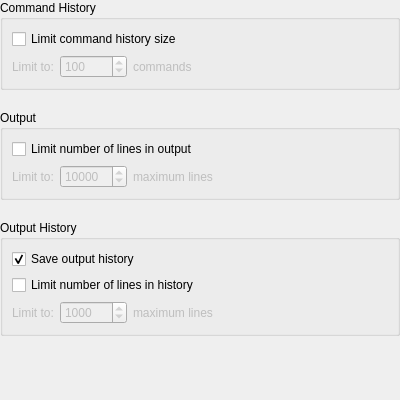
<?xml version="1.0" encoding="UTF-8"?>
<ui version="4.0">
 <class>SettingsHistory</class>
 <widget class="QWidget" name="SettingsHistory">
  <property name="geometry">
   <rect>
    <x>0</x>
    <y>0</y>
    <width>400</width>
    <height>400</height>
   </rect>
  </property>
  <property name="windowTitle">
   <string>History</string>
  </property>
  <layout class="QVBoxLayout" name="verticalLayout">
   <property name="spacing">
    <number>20</number>
   </property>
   <property name="leftMargin">
    <number>0</number>
   </property>
   <property name="topMargin">
    <number>0</number>
   </property>
   <property name="rightMargin">
    <number>0</number>
   </property>
   <property name="bottomMargin">
    <number>0</number>
   </property>
   <item>
    <widget class="QGroupBox" name="groupBox">
     <property name="title">
      <string>Command History</string>
     </property>
     <layout class="QVBoxLayout" name="verticalLayout_2">
      <item>
       <widget class="QCheckBox" name="InputHistoryLimit">
        <property name="text">
         <string>Limit command history size</string>
        </property>
       </widget>
      </item>
      <item>
       <widget class="QWidget" name="inputHistoryGroup" native="true">
        <property name="enabled">
         <bool>false</bool>
        </property>
        <layout class="QHBoxLayout" name="commandsGroup">
         <property name="leftMargin">
          <number>0</number>
         </property>
         <property name="topMargin">
          <number>0</number>
         </property>
         <property name="rightMargin">
          <number>0</number>
         </property>
         <property name="bottomMargin">
          <number>0</number>
         </property>
         <item>
          <widget class="QLabel" name="label">
           <property name="text">
            <string>Limit to:</string>
           </property>
          </widget>
         </item>
         <item>
          <widget class="QSpinBox" name="InputHistoryLines">
           <property name="maximum">
            <number>999999</number>
           </property>
           <property name="value">
            <number>100</number>
           </property>
          </widget>
         </item>
         <item>
          <widget class="QLabel" name="InputHistory_label">
           <property name="sizePolicy">
            <sizepolicy hsizetype="Preferred" vsizetype="Preferred">
             <horstretch>1</horstretch>
             <verstretch>0</verstretch>
            </sizepolicy>
           </property>
           <property name="text">
            <string>commands</string>
           </property>
          </widget>
         </item>
        </layout>
       </widget>
      </item>
     </layout>
    </widget>
   </item>
   <item>
    <widget class="QGroupBox" name="groupBox_2">
     <property name="title">
      <string>Output</string>
     </property>
     <layout class="QVBoxLayout" name="verticalLayout_3">
      <item>
       <widget class="QCheckBox" name="OutputLimit">
        <property name="text">
         <string>Limit number of lines in output</string>
        </property>
       </widget>
      </item>
      <item>
       <widget class="QWidget" name="outputGroup" native="true">
        <property name="enabled">
         <bool>false</bool>
        </property>
        <layout class="QHBoxLayout" name="_2">
         <property name="leftMargin">
          <number>0</number>
         </property>
         <property name="topMargin">
          <number>0</number>
         </property>
         <property name="rightMargin">
          <number>0</number>
         </property>
         <property name="bottomMargin">
          <number>0</number>
         </property>
         <item>
          <widget class="QLabel" name="label_2">
           <property name="text">
            <string>Limit to:</string>
           </property>
          </widget>
         </item>
         <item>
          <widget class="QSpinBox" name="OutputLines">
           <property name="minimum">
            <number>100</number>
           </property>
           <property name="maximum">
            <number>999999</number>
           </property>
           <property name="value">
            <number>10000</number>
           </property>
          </widget>
         </item>
         <item>
          <widget class="QLabel" name="Output_label">
           <property name="sizePolicy">
            <sizepolicy hsizetype="Preferred" vsizetype="Preferred">
             <horstretch>1</horstretch>
             <verstretch>0</verstretch>
            </sizepolicy>
           </property>
           <property name="text">
            <string>maximum lines</string>
           </property>
          </widget>
         </item>
        </layout>
       </widget>
      </item>
     </layout>
    </widget>
   </item>
   <item>
    <widget class="QGroupBox" name="groupBox_3">
     <property name="title">
      <string>Output History</string>
     </property>
     <layout class="QVBoxLayout" name="verticalLayout_4">
      <item>
       <widget class="QCheckBox" name="OutputHistoryEnabled">
        <property name="text">
         <string>Save output history</string>
        </property>
        <property name="checked">
         <bool>true</bool>
        </property>
       </widget>
      </item>
      <item>
       <widget class="QCheckBox" name="OutputHistoryLimit">
        <property name="text">
         <string>Limit number of lines in history</string>
        </property>
       </widget>
      </item>
      <item>
       <widget class="QWidget" name="outputHistoryGroup" native="true">
        <property name="enabled">
         <bool>false</bool>
        </property>
        <layout class="QHBoxLayout" name="historyGroup">
         <property name="leftMargin">
          <number>0</number>
         </property>
         <property name="topMargin">
          <number>0</number>
         </property>
         <property name="rightMargin">
          <number>0</number>
         </property>
         <property name="bottomMargin">
          <number>0</number>
         </property>
         <item>
          <widget class="QLabel" name="OutputHistory_before">
           <property name="text">
            <string>Limit to:</string>
           </property>
          </widget>
         </item>
         <item>
          <widget class="QSpinBox" name="OutputHistoryLines">
           <property name="maximum">
            <number>999999</number>
           </property>
           <property name="value">
            <number>1000</number>
           </property>
          </widget>
         </item>
         <item>
          <widget class="QLabel" name="OutputHistory_label">
           <property name="sizePolicy">
            <sizepolicy hsizetype="Preferred" vsizetype="Preferred">
             <horstretch>1</horstretch>
             <verstretch>0</verstretch>
            </sizepolicy>
           </property>
           <property name="text">
            <string>maximum lines</string>
           </property>
          </widget>
         </item>
        </layout>
       </widget>
      </item>
     </layout>
    </widget>
   </item>
   <item>
    <spacer name="verticalSpacer">
     <property name="orientation">
      <enum>Qt::Orientation::Vertical</enum>
     </property>
     <property name="sizeHint" stdset="0">
      <size>
       <width>20</width>
       <height>10</height>
      </size>
     </property>
    </spacer>
   </item>
  </layout>
 </widget>
 <resources/>
 <connections>
  <connection>
   <sender>OutputHistoryEnabled</sender>
   <signal>toggled(bool)</signal>
   <receiver>OutputHistoryLimit</receiver>
   <slot>setEnabled(bool)</slot>
   <hints>
    <hint type="sourcelabel">
     <x>199</x>
     <y>97</y>
    </hint>
    <hint type="destinationlabel">
     <x>203</x>
     <y>261</y>
    </hint>
   </hints>
  </connection>
  <connection>
   <sender>InputHistoryLimit</sender>
   <signal>toggled(bool)</signal>
   <receiver>inputHistoryGroup</receiver>
   <slot>setEnabled(bool)</slot>
   <hints>
    <hint type="sourcelabel">
     <x>203</x>
     <y>160</y>
    </hint>
    <hint type="destinationlabel">
     <x>199</x>
     <y>187</y>
    </hint>
   </hints>
  </connection>
  <connection>
   <sender>OutputLimit</sender>
   <signal>toggled(bool)</signal>
   <receiver>outputGroup</receiver>
   <slot>setEnabled(bool)</slot>
   <hints>
    <hint type="sourcelabel">
     <x>203</x>
     <y>209</y>
    </hint>
    <hint type="destinationlabel">
     <x>199</x>
     <y>236</y>
    </hint>
   </hints>
  </connection>
  <connection>
   <sender>OutputHistoryLimit</sender>
   <signal>toggled(bool)</signal>
   <receiver>outputHistoryGroup</receiver>
   <slot>setEnabled(bool)</slot>
   <hints>
    <hint type="sourcelabel">
     <x>90</x>
     <y>131</y>
    </hint>
    <hint type="destinationlabel">
     <x>199</x>
     <y>288</y>
    </hint>
   </hints>
  </connection>
  <connection>
   <sender>OutputHistoryEnabled</sender>
   <signal>toggled(bool)</signal>
   <receiver>OutputHistoryLines</receiver>
   <slot>setEnabled(bool)</slot>
   <hints>
    <hint type="sourcelabel">
     <x>203</x>
     <y>233</y>
    </hint>
    <hint type="destinationlabel">
     <x>105</x>
     <y>281</y>
    </hint>
   </hints>
  </connection>
  <connection>
   <sender>OutputHistoryEnabled</sender>
   <signal>toggled(bool)</signal>
   <receiver>OutputHistory_before</receiver>
   <slot>setEnabled(bool)</slot>
   <hints>
    <hint type="sourcelabel">
     <x>203</x>
     <y>233</y>
    </hint>
    <hint type="destinationlabel">
     <x>39</x>
     <y>281</y>
    </hint>
   </hints>
  </connection>
  <connection>
   <sender>OutputHistoryEnabled</sender>
   <signal>toggled(bool)</signal>
   <receiver>OutputHistory_label</receiver>
   <slot>setEnabled(bool)</slot>
   <hints>
    <hint type="sourcelabel">
     <x>203</x>
     <y>233</y>
    </hint>
    <hint type="destinationlabel">
     <x>267</x>
     <y>281</y>
    </hint>
   </hints>
  </connection>
 </connections>
</ui>
